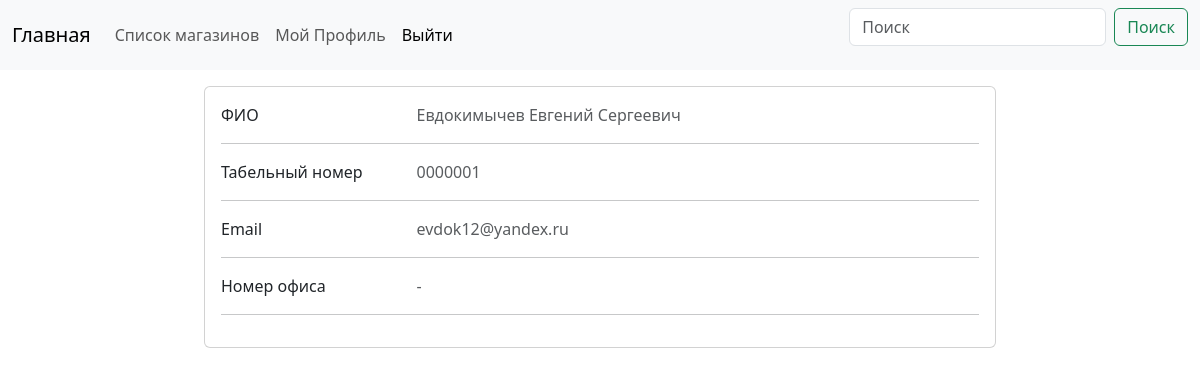
/mtssite/profile/1 (signed in), run on the app's committed database.
### mtssite/models.py (models this page shows, shortened)
class CustomUser(AbstractBaseUser, PermissionsMixin):
    personnel_number = models.CharField(max_length=20, unique=True)
    email = models.EmailField(max_length=255, unique=True)
    fio = models.CharField(max_length=255)
    shop_number = models.ForeignKey(Office, on_delete=models.CASCADE, to_field='officename', null=True, blank=True)
    is_active = models.BooleanField(default=True)
    is_admin = models.BooleanField(default=False)
    objects = CustomUserManager()
    USERNAME_FIELD = 'personnel_number'
    REQUIRED_FIELDS = ['email', 'fio',]
    def has_perm(self, perm, obj=None):
        return True
    def get_user_info(self):
        user_info = {
            'ФИО': self.fio,
            'Табельный номер': self.personnel_number,
            'Email': self.email,
            'Номер офиса': self.shop_number,
        }
        return user_info

### mtssite/views.py (the view)
# urls.py: path('profile/<int:pk>', views.CustomUserView.as_view(), name='user-profile-detail'),
class CustomUserView(PermissionRequiredMixin, LoginRequiredMixin, generic.DetailView):
    permission_required = 'mtssite.view_customuser'
    model = CustomUser
    def get_context_data(self, *args, **kwargs):
        context = super(CustomUserView, self).get_context_data(*args, **kwargs)
        context['userinfo'] = CustomUser.objects.filter(pk=self.object.pk)
        print(context)
        return context

### mtssite/templates/mtssite/customuser_detail.html (shortened to what this page needs)
{% extends 'template.html'%}
{% block content %}
<div class="card mb-4 mt-3">
    <div class="card-body">
    {% for user in userinfo %}
        {% for label, info in user.get_user_info.items %}
      <div class="row">
        <div class="col-sm-3">
          <p class="mb-0">{{ label }}</p>
        </div>
        <div class="col-sm-9">
            {% if info %}
                <p class="text-muted mb-0">{{ info }}</p>
            {% else %}
                <p class="text-muted mb-0"> - </p>
            {% endif %}
        </div>
      </div>
      <hr>
      {% endfor %}
      {% endfor %}
    </div>
</div>
{% endblock %}

### data on the page
CustomUser: get_user_info "ФИО" "Табельный номер" "Email" "Номер офиса", get_user_info "Евдокимычев Евгений Сергеевич" "0000001" "evdok12@yandex.ru"
